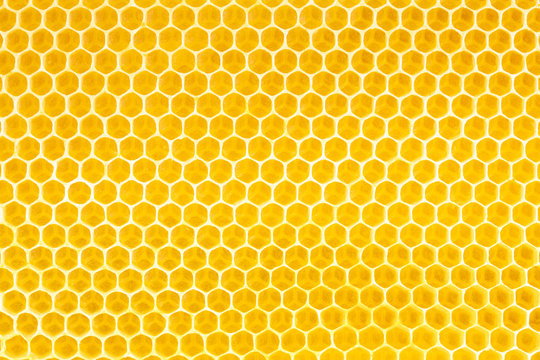
%> input picture ThirdPartial/MATLAB/g.jpg, 540 x 360 px
$ octave DetectorDeHexagonosEnTrozoDeColmena.m   (GNU Octave 9; MATLAB toolbox functions it lacks are replaced by stand-ins)
%> lines starting %> are read from the running program, lines starting %| are printed output that depends on the picture; in (x1, y1, x2, y2) boxes, pixels count from 0 and x2, y2 are one past the last pixel; in counts of white or black regions, pixels touching at a corner belong together; the program's own positions count from 1
image = imread("g.jpg");      % gg.png
%> image is the input picture: size 360x540x3 uint8; mean R, G, B 248.9, 200.3, 44.7
image = imresize(image, 2);   % Redimensionar la imagen al doble de su tamaño original 0.6
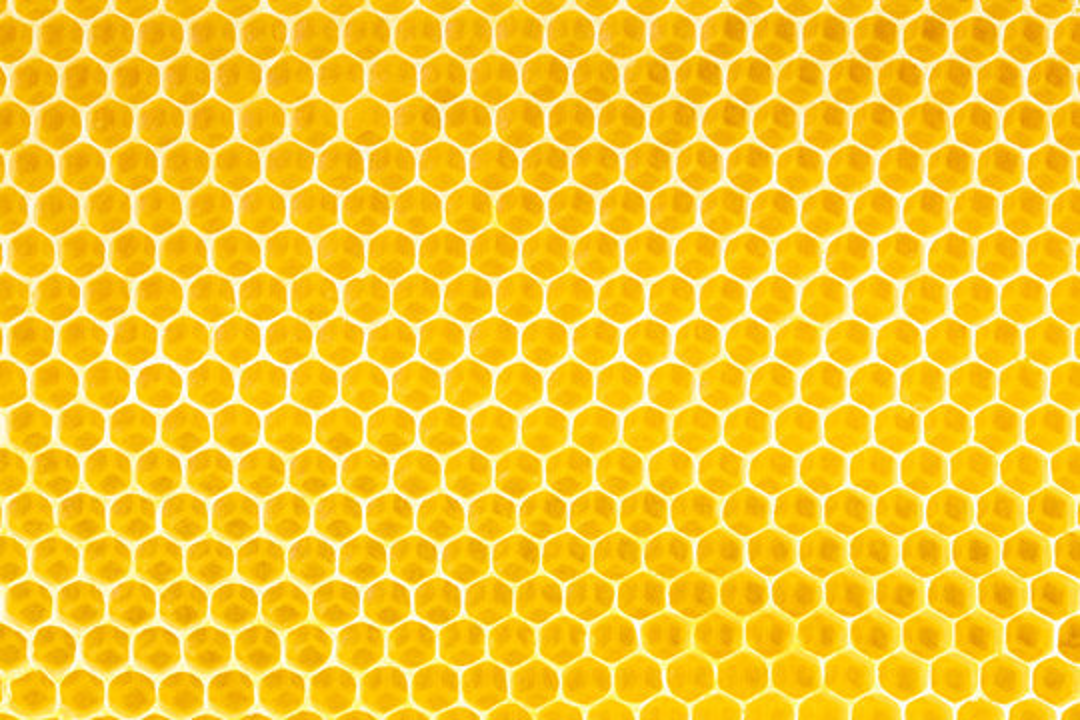
%> image: size 720x1080x3 uint8; mean R, G, B 248.8, 200.3, 44.9
figure(1);
imshow(image);
title('Imagen Original');

grayImage = rgb2gray(image);  % Convertir la imagen RGB a escala de grises
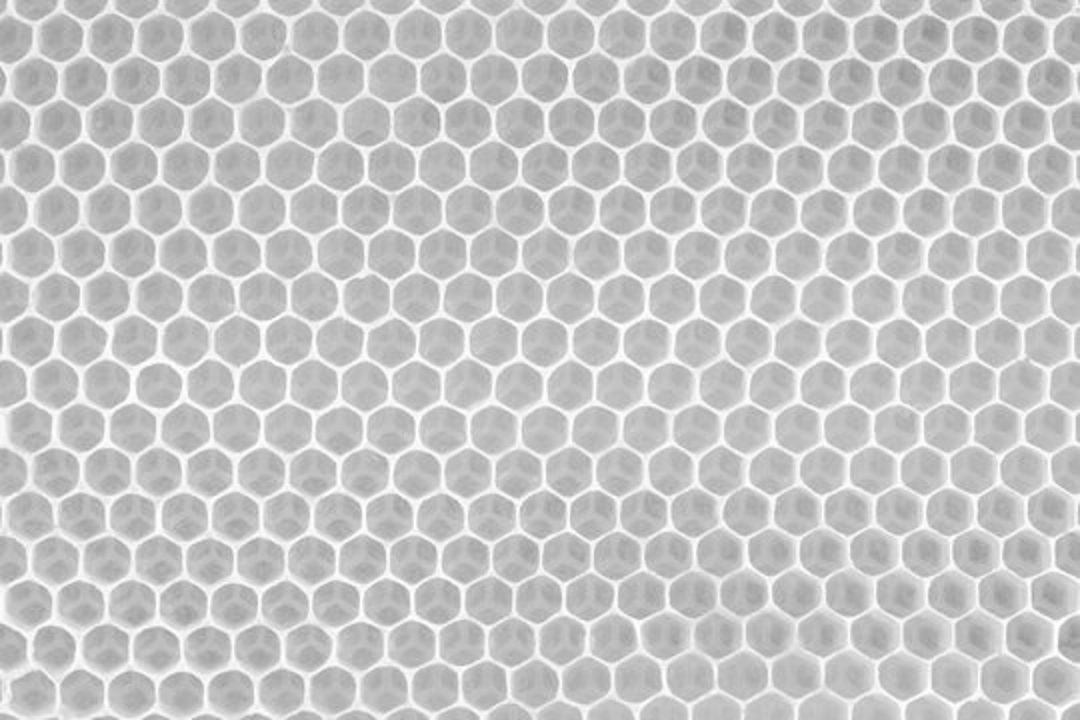
%> grayImage: size 720x1080 uint8; min 146, max 255, mean 197.1
enhancedImage = histeq(grayImage);  % Mejorar el contraste utilizando histograma ecualizado
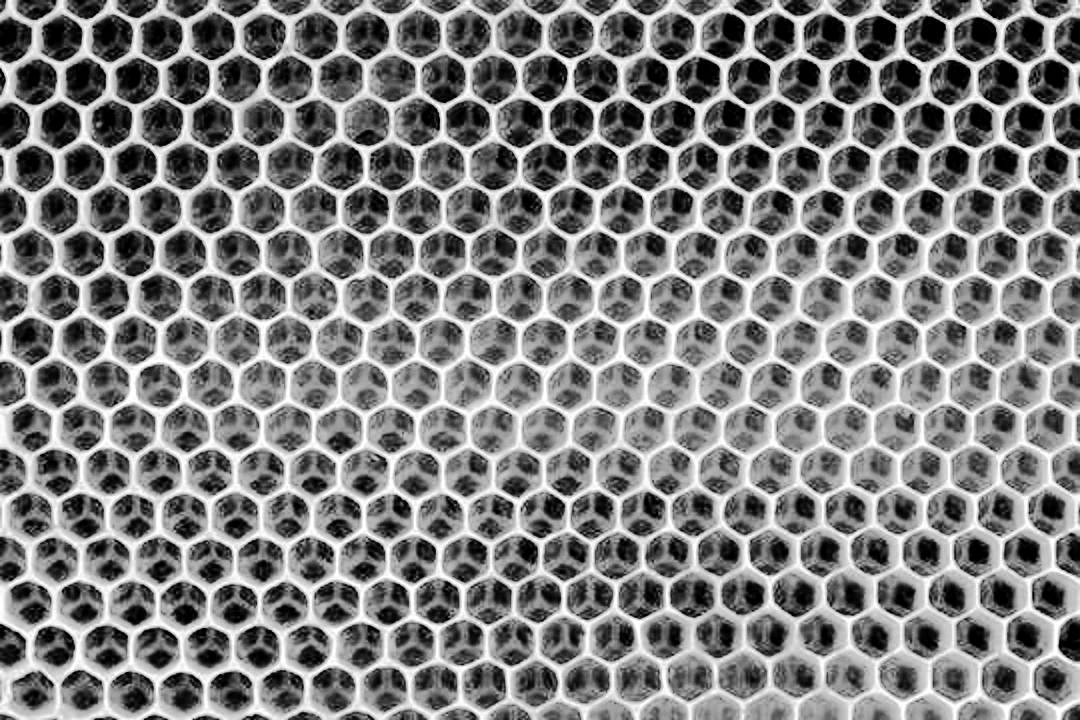
%> enhancedImage: size 720x1080 uint8; min 0, max 255, mean 127.8
edgeImage = edge(enhancedImage, 'Canny');  % Aplicar el algoritmo de detección de bordes Canny
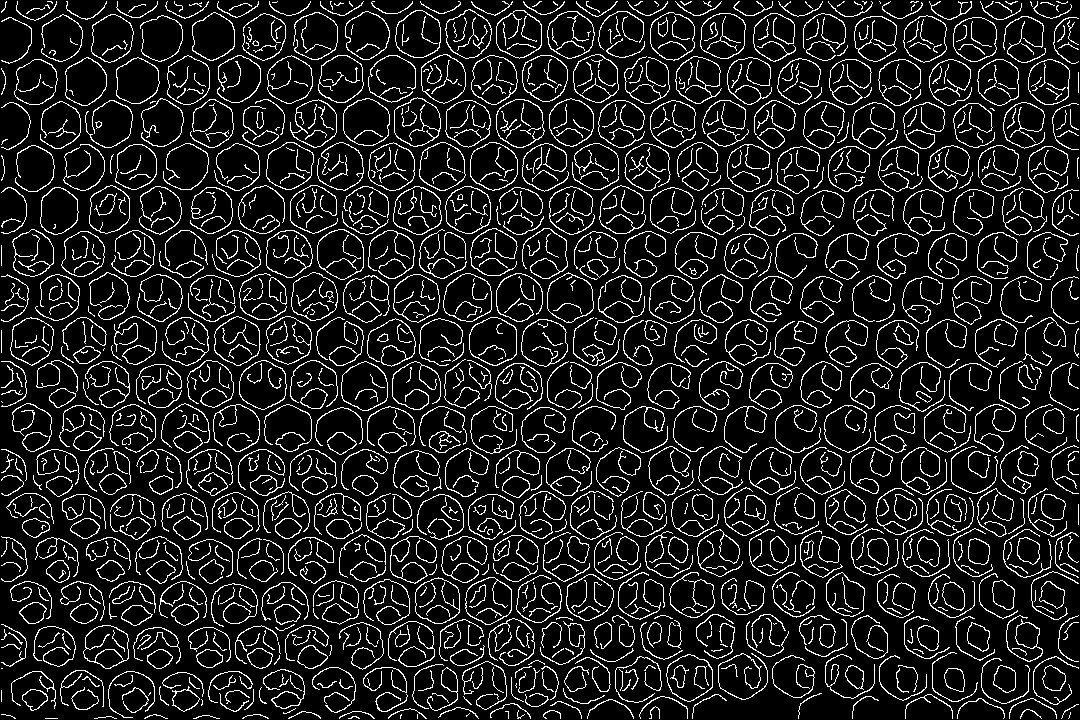
%> edgeImage: size 720x1080 logical; 12% white in thin lines or dots

% Realizar etiquetado de componentes conectados en la imagen de bordes para identificar objetos distintos
% y obtener el número total de componentes
[labeledImage, numComponents] = bwlabel(edgeImage);
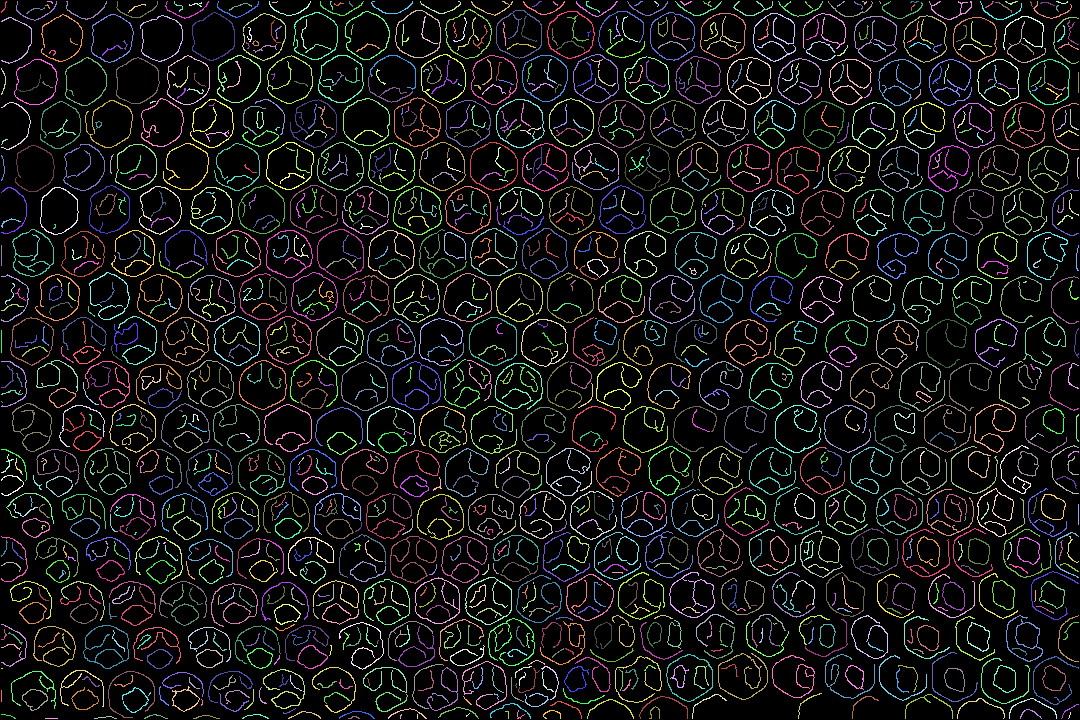
%> labeledImage: size 720x1080 double; 1273 distinct labels, from 0 to 1272; one colour per label, 0 black
%> numComponents = 1272

% Aplicar la segmentación binaria a los bordes detectados, aqui los bordes son segmentados como regiones
% blancas y por su parte el fondo de la imagen es de color negro
binaryImage = labeledImage > 0;

% Propiedades de región (área, excentricidad, cuadro delimitador) para cada componente etiquetado
stats = regionprops(binaryImage, 'Area', 'Eccentricity', 'BoundingBox');
%> stats = 1272 regions; largest, box (x1, y1, x2, y2), Area and Eccentricity: (390, 536, 437, 584) 284 0.4, (392, 361, 441, 410) 270 0.388, (468, 494, 514, 540) 260 0.62, (394, 97, 441, 147) 258 0.293, (698, 446, 743, 495) 258 0.456
areas = [stats.Area];  % Extraer los valores de área para cada componente etiquetado
%> areas = 1272 values, max 284 at index 508, min 1 at index 227, mean 73.27
eccentricities = [stats.Eccentricity];  % Extraer los valores de excentricidad para cada componente etiquetado
%> eccentricities = 1272 values, max 0.999 at index 12, min 0 at index 227, mean 0.803

disp(areas);
disp(eccentricities);

% Ajustar las condiciones con base a las propiedades de los hexágonos, esto con el fin de encontrar los
% índices de los componentes que cumplen las condiciones de área y excentricidad para los hexágonos.
% Area dada por la propia imagen con proporcion a la cantidad de hexagonos
% Excentricidad cercana a 0 se acerca a un circulo, cercana a 1 se acerca a un objeto con forma irregular
hexIndices = find(areas > 100 & eccentricities < 0.99);
%> hexIndices = 331 values from 2 to 1221

numHexs = length(hexIndices);  % Obtener el número de hexágonos
%> numHexs = 331

% Inicializar una matriz para almacenar las coordenadas centrales de los hexágonos
hexsCoordinates = zeros(numHexs, 2);

for i = 1:numHexs
    boundingBox = stats(hexIndices(i)).BoundingBox;  % Obtener el cuadro delimitador del hexágono

    % Calcular la coordenada central del hexágono
    center = [boundingBox(1) + boundingBox(3)/2, boundingBox(2) + boundingBox(4)/2];

    hexsCoordinates(i, :) = center;  % Almacenar la coordenada central en la matriz hexsCoordinates
end
%> this loop made 331 passes
%> (boundingBox, center) on passes 1 to 3: ([1.5 17.5 31 47], [17 41]), ([10.5 317.5 44 49], [32.5 342]), ([10.5 581.5 42 38], [31.5 600.5])
%> after the loop, hexsCoordinates = 331 rows, first 12: [17 41; 32.5 342; 31.5 600.5; 34 690.5; 33.5 253.5; 32.5 428; 36.5 82.5; 35.5 169; 55 647; 58 298; 57.5 557.5; 57.5 376.5]

% Clustering DBSCAN (Density-Based Spatial Clustering of Applications with Noise) es un algoritmo
% de agrupamiento o clustering basado en la densidad espacial de los puntos en un conjunto de datos
epsilon = 5;  % Ajustar el valor de épsilon en función de la proximidad de los hexágonos
minPts = 1;  % Ajustar el número mínimo de puntos requeridos para formar un clúster

% Aplicar el clustering DBSCAN a las coordenadas de los hexágonos utilizando los parámetros especificados
%> (the run ends here)
